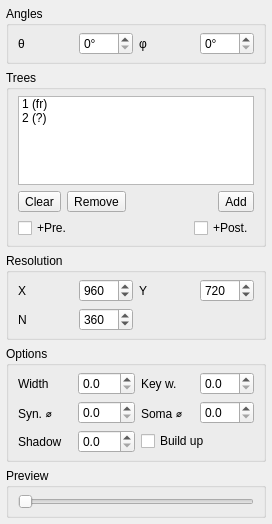
<?xml version="1.0" encoding="UTF-8"?>
<ui version="4.0">
 <class>MMControls</class>
 <widget class="QWidget" name="MMControls">
  <property name="geometry">
   <rect>
    <x>0</x>
    <y>0</y>
    <width>272</width>
    <height>524</height>
   </rect>
  </property>
  <property name="windowTitle">
   <string>Form</string>
  </property>
  <layout class="QVBoxLayout" name="verticalLayout">
   <property name="leftMargin">
    <number>6</number>
   </property>
   <property name="topMargin">
    <number>6</number>
   </property>
   <property name="rightMargin">
    <number>6</number>
   </property>
   <property name="bottomMargin">
    <number>6</number>
   </property>
   <item>
    <widget class="QGroupBox" name="groupBox">
     <property name="title">
      <string>Angles</string>
     </property>
     <layout class="QHBoxLayout" name="horizontalLayout">
      <property name="topMargin">
       <number>6</number>
      </property>
      <property name="bottomMargin">
       <number>6</number>
      </property>
      <item>
       <widget class="QLabel" name="label_2">
        <property name="text">
         <string>θ</string>
        </property>
       </widget>
      </item>
      <item>
       <widget class="QSpinBox" name="theta">
        <property name="suffix">
         <string>°</string>
        </property>
        <property name="maximum">
         <number>360</number>
        </property>
       </widget>
      </item>
      <item>
       <widget class="QLabel" name="label">
        <property name="text">
         <string>φ</string>
        </property>
       </widget>
      </item>
      <item>
       <widget class="QSpinBox" name="phi">
        <property name="suffix">
         <string>°</string>
        </property>
        <property name="maximum">
         <number>360</number>
        </property>
       </widget>
      </item>
     </layout>
    </widget>
   </item>
   <item>
    <widget class="QGroupBox" name="groupBox_5">
     <property name="title">
      <string>Trees</string>
     </property>
     <layout class="QVBoxLayout" name="verticalLayout_3">
      <property name="topMargin">
       <number>6</number>
      </property>
      <property name="bottomMargin">
       <number>6</number>
      </property>
      <item>
       <widget class="QListWidget" name="trees">
        <property name="sortingEnabled">
         <bool>true</bool>
        </property>
        <item>
         <property name="text">
          <string>1 (fr)</string>
         </property>
        </item>
        <item>
         <property name="text">
          <string>2 (?)</string>
         </property>
        </item>
       </widget>
      </item>
      <item>
       <widget class="QWidget" name="widget" native="true">
        <layout class="QHBoxLayout" name="horizontalLayout_2">
         <property name="leftMargin">
          <number>0</number>
         </property>
         <property name="topMargin">
          <number>0</number>
         </property>
         <property name="rightMargin">
          <number>0</number>
         </property>
         <property name="bottomMargin">
          <number>0</number>
         </property>
         <item>
          <widget class="QToolButton" name="clear">
           <property name="text">
            <string>Clear</string>
           </property>
          </widget>
         </item>
         <item>
          <widget class="QToolButton" name="del">
           <property name="text">
            <string>Remove</string>
           </property>
          </widget>
         </item>
         <item>
          <spacer name="horizontalSpacer_3">
           <property name="orientation">
            <enum>Qt::Horizontal</enum>
           </property>
           <property name="sizeHint" stdset="0">
            <size>
             <width>40</width>
             <height>20</height>
            </size>
           </property>
          </spacer>
         </item>
         <item>
          <widget class="QToolButton" name="add">
           <property name="text">
            <string>Add</string>
           </property>
          </widget>
         </item>
        </layout>
       </widget>
      </item>
      <item>
       <widget class="QWidget" name="widget_2" native="true">
        <layout class="QHBoxLayout" name="horizontalLayout_3">
         <property name="leftMargin">
          <number>0</number>
         </property>
         <property name="topMargin">
          <number>0</number>
         </property>
         <property name="rightMargin">
          <number>0</number>
         </property>
         <property name="bottomMargin">
          <number>0</number>
         </property>
         <item>
          <widget class="QCheckBox" name="presyn">
           <property name="toolTip">
            <string>Include presynaptic partners</string>
           </property>
           <property name="text">
            <string>+Pre.</string>
           </property>
          </widget>
         </item>
         <item>
          <spacer name="horizontalSpacer_2">
           <property name="orientation">
            <enum>Qt::Horizontal</enum>
           </property>
           <property name="sizeHint" stdset="0">
            <size>
             <width>40</width>
             <height>20</height>
            </size>
           </property>
          </spacer>
         </item>
         <item>
          <widget class="QCheckBox" name="postsyn">
           <property name="toolTip">
            <string>Include postsynaptic partners</string>
           </property>
           <property name="text">
            <string>+Post.</string>
           </property>
          </widget>
         </item>
        </layout>
       </widget>
      </item>
     </layout>
    </widget>
   </item>
   <item>
    <widget class="QGroupBox" name="groupBox_2">
     <property name="title">
      <string>Resolution</string>
     </property>
     <layout class="QGridLayout" name="gridLayout">
      <property name="topMargin">
       <number>6</number>
      </property>
      <property name="bottomMargin">
       <number>6</number>
      </property>
      <item row="3" column="1">
       <widget class="QSpinBox" name="steps">
        <property name="suffix">
         <string/>
        </property>
        <property name="minimum">
         <number>90</number>
        </property>
        <property name="maximum">
         <number>720</number>
        </property>
        <property name="singleStep">
         <number>0</number>
        </property>
        <property name="value">
         <number>360</number>
        </property>
       </widget>
      </item>
      <item row="0" column="1">
       <widget class="QSpinBox" name="width">
        <property name="suffix">
         <string/>
        </property>
        <property name="minimum">
         <number>640</number>
        </property>
        <property name="maximum">
         <number>3840</number>
        </property>
        <property name="singleStep">
         <number>64</number>
        </property>
        <property name="value">
         <number>960</number>
        </property>
       </widget>
      </item>
      <item row="0" column="0">
       <widget class="QLabel" name="label_4">
        <property name="text">
         <string>X</string>
        </property>
       </widget>
      </item>
      <item row="0" column="2">
       <widget class="QLabel" name="label_3">
        <property name="text">
         <string>Y</string>
        </property>
       </widget>
      </item>
      <item row="3" column="0">
       <widget class="QLabel" name="label_10">
        <property name="text">
         <string>N</string>
        </property>
       </widget>
      </item>
      <item row="0" column="3">
       <widget class="QSpinBox" name="height">
        <property name="suffix">
         <string/>
        </property>
        <property name="minimum">
         <number>480</number>
        </property>
        <property name="maximum">
         <number>2160</number>
        </property>
        <property name="singleStep">
         <number>16</number>
        </property>
        <property name="value">
         <number>720</number>
        </property>
       </widget>
      </item>
     </layout>
    </widget>
   </item>
   <item>
    <widget class="QGroupBox" name="groupBox_3">
     <property name="title">
      <string>Options</string>
     </property>
     <layout class="QGridLayout" name="gridLayout_2">
      <property name="topMargin">
       <number>6</number>
      </property>
      <property name="bottomMargin">
       <number>6</number>
      </property>
      <item row="2" column="1">
       <widget class="QDoubleSpinBox" name="syndiam">
        <property name="decimals">
         <number>1</number>
        </property>
        <property name="maximum">
         <double>40.000000000000000</double>
        </property>
       </widget>
      </item>
      <item row="2" column="0">
       <widget class="QLabel" name="label_7">
        <property name="text">
         <string>Syn. ⌀</string>
        </property>
       </widget>
      </item>
      <item row="2" column="2">
       <widget class="QLabel" name="label_8">
        <property name="text">
         <string>Soma ⌀</string>
        </property>
       </widget>
      </item>
      <item row="0" column="0">
       <widget class="QLabel" name="label_5">
        <property name="text">
         <string>Width</string>
        </property>
       </widget>
      </item>
      <item row="0" column="1">
       <widget class="QDoubleSpinBox" name="linewidth">
        <property name="toolTip">
         <string>Line width for most neurites</string>
        </property>
        <property name="decimals">
         <number>1</number>
        </property>
        <property name="maximum">
         <double>10.000000000000000</double>
        </property>
       </widget>
      </item>
      <item row="0" column="3">
       <widget class="QDoubleSpinBox" name="keywidth">
        <property name="toolTip">
         <string>Line width for key neurites</string>
        </property>
        <property name="decimals">
         <number>1</number>
        </property>
        <property name="maximum">
         <double>10.000000000000000</double>
        </property>
       </widget>
      </item>
      <item row="4" column="0">
       <widget class="QLabel" name="label_9">
        <property name="text">
         <string>Shadow</string>
        </property>
       </widget>
      </item>
      <item row="4" column="1">
       <widget class="QDoubleSpinBox" name="shadow">
        <property name="decimals">
         <number>1</number>
        </property>
        <property name="maximum">
         <double>100.000000000000000</double>
        </property>
       </widget>
      </item>
      <item row="2" column="3">
       <widget class="QDoubleSpinBox" name="somadiam">
        <property name="decimals">
         <number>1</number>
        </property>
        <property name="maximum">
         <double>40.000000000000000</double>
        </property>
       </widget>
      </item>
      <item row="0" column="2">
       <widget class="QLabel" name="label_6">
        <property name="text">
         <string>Key w.</string>
        </property>
       </widget>
      </item>
      <item row="4" column="2" colspan="2">
       <widget class="QCheckBox" name="buildup">
        <property name="text">
         <string>Build up</string>
        </property>
       </widget>
      </item>
     </layout>
    </widget>
   </item>
   <item>
    <spacer name="verticalSpacer">
     <property name="orientation">
      <enum>Qt::Vertical</enum>
     </property>
     <property name="sizeHint" stdset="0">
      <size>
       <width>20</width>
       <height>40</height>
      </size>
     </property>
    </spacer>
   </item>
   <item>
    <widget class="QGroupBox" name="groupBox_4">
     <property name="title">
      <string>Preview</string>
     </property>
     <layout class="QVBoxLayout" name="verticalLayout_2">
      <property name="topMargin">
       <number>6</number>
      </property>
      <property name="bottomMargin">
       <number>6</number>
      </property>
      <item>
       <widget class="QSlider" name="preview">
        <property name="maximum">
         <number>360</number>
        </property>
        <property name="orientation">
         <enum>Qt::Horizontal</enum>
        </property>
       </widget>
      </item>
     </layout>
    </widget>
   </item>
  </layout>
 </widget>
 <resources/>
 <connections/>
</ui>
